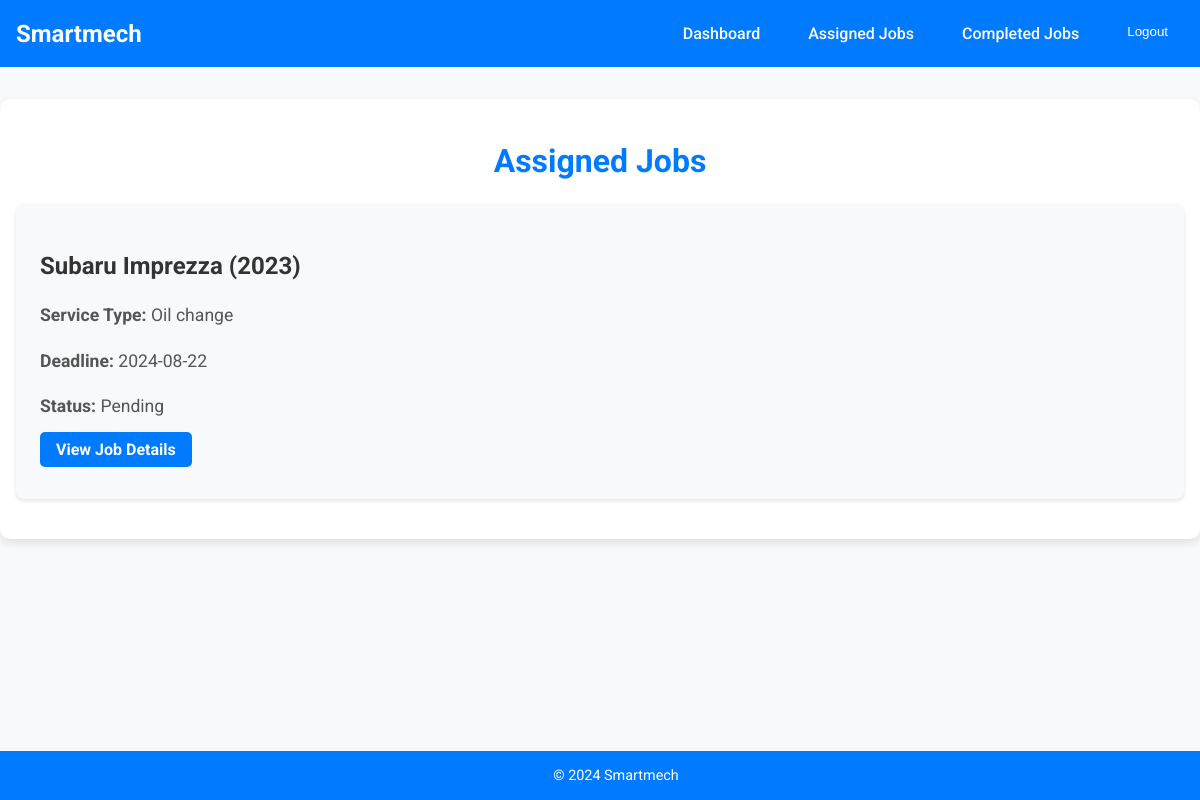
Screenshot of /accounts/assigned-jobs/ (signed in) with the database file from the repository.
### accounts/models.py (models this page shows, shortened)
class ServiceRequest(models.Model):
    owner = models.ForeignKey(VehicleOwner, related_name='service_requests', on_delete=models.CASCADE)
    mechanic = models.ForeignKey(Mechanic, related_name='service_requests', on_delete=models.SET_NULL, null=True, blank=True)
    company = models.ForeignKey(AutoRepairCompany, related_name='service_requests', on_delete=models.SET_NULL, null=True, blank=True)
    vehicle = models.ForeignKey(Vehicle, related_name='service_requests', on_delete=models.CASCADE)
    issue_description = models.TextField()
    service_type = models.CharField(max_length=100, blank=True, null=True)  # E.g., "Oil Change", "Brake Repair"
    status = models.CharField(max_length=50, choices=[
        ('pending', 'Pending'),
        ('in_progress', 'In Progress'),
        ('completed', 'Completed')
    ], default='pending')
    created_at = models.DateTimeField(auto_now_add=True)
    updated_at = models.DateTimeField(auto_now=True)
    feedback = models.TextField(blank=True, null=True)
    rating = models.IntegerField(
        null=True,
        blank=True,
        validators=[MinValueValidator(1), MaxValueValidator(5)],
        help_text="Rate the service from 1 to 5 stars"
    )

class Vehicle(models.Model):
    owner = models.ForeignKey(VehicleOwner, related_name='vehicles', on_delete=models.CASCADE)
    make = models.CharField(max_length=100)
    license_plate =models.CharField(max_length=255, blank=True, null=True)
    model = models.CharField(max_length=100)
    year = models.IntegerField()
    vin = models.CharField(max_length=100, unique=True)  # Vehicle Identification Number
    current_status = models.CharField(max_length=255, blank=True, null=True)  # e.g., "In Service", "Available"
    warranty_info = models.CharField(max_length=255, blank=True, null=True)  # e.g., "2 years remaining"

### accounts/views.py (the view)
# urls.py: path('assigned-jobs/', views.assigned_jobs, name='assigned_jobs'),
@login_required
def assigned_jobs(request):
    mechanic = request.user.mechanic
    assigned_jobs = ServiceRequest.objects.filter(mechanic=mechanic).exclude(status='completed')
    return render(request, 'mechanic/assigned_jobs.html', {
        'assigned_jobs': assigned_jobs,
    })

### accounts/templates/mechanic/assigned_jobs.html (shortened to what this page needs)
{% extends 'base.html' %}
{% block content %}
<div class="assigned-jobs-container">
    <h2 class="assigned-jobs-title">Assigned Jobs</h2>
    <ul class="job-list">
        {% for job in assigned_jobs %}
        <li class="job-item">
            <div class="job-details">
                <h3 class="job-vehicle">{{ job.vehicle.make }} {{ job.vehicle.model }} ({{ job.vehicle.year }})</h3>
                <p class="job-service"><strong>Service Type:</strong> {{ job.issue_description }}</p>
                <p class="job-deadline"><strong>Deadline:</strong> {{ job.updated_at|date:"Y-m-d" }}</p>
                <p class="job-status"><strong>Status:</strong> {{ job.get_status_display }}</p>
                <a href="{% url 'job_detail' job.id %}" class="btn job-detail-btn">View Job Details</a>
            </div>
        </li>
        {% empty %}
        <p>No jobs currently assigned to you.</p>
        {% endfor %}
    </ul>
</div>
{% endblock %}

### accounts/static/accounts/css/style.css (style rules this page uses)
body { font-family: 'Roboto', sans-serif; background-color: #f4f4f9; margin: 0; padding: 0; color: #333; }
h1, h2, h3 { color: #333; margin-bottom: 15px; }
a { color: #3498db; text-decoration: none; }
.btn { display: inline-block; padding: 10px 20px; background-color: #3498db; color: #fff; border-radius: 5px; transition: background-color 0.3s ease; text-align: center; }
.assigned-jobs-container { max-width: 1200px; margin: 2rem auto; padding: 1rem; background-color: #fff; border-radius: 10px; box-shadow: 0 4px 8px rgba(0, 0, 0, 0.1); }
.assigned-jobs-title { font-size: 2rem; color: #007bff; text-align: center; margin-bottom: 1.5rem; }
.job-list { list-style: none; padding: 0; margin: 0; }
.job-item { padding: 1.5rem; margin-bottom: 1.5rem; background-color: #f8f9fa; border-radius: 8px; box-shadow: 0 2px 4px rgba(0, 0, 0, 0.1); transition: transform 0.2s ease; }
.job-details { display: flex; flex-direction: column; }
.job-vehicle { font-size: 1.5rem; font-weight: bold; color: #333; margin-bottom: 0.5rem; }
.job-service, .job-deadline, .job-status { font-size: 1.1rem; color: #555; margin-bottom: 0.5rem; }
.job-detail-btn { align-self: flex-start; padding: 0.75rem 1.5rem; background-color: #007bff; color: #fff; border-radius: 5px; text-decoration: none; transition: background-color 0.3s ease; font-weight: bold; }
.btn { display: inline-block; padding: 0.75rem 1.5rem; background-color: #007bff; color: #fff; border-radius: 5px; text-decoration: none; text-align: center; transition: background-color 0.3s ease; font-weight: bold; }

### accounts/templates/base.html (style rules this page uses)
html, body { margin: 0; padding: 0; height: 100%; font-family: 'Roboto', sans-serif; overflow-x: hidden; }
body { display: flex; flex-direction: column; background-color: #f8f9fa; color: #333; }
.btn { display: inline-block; padding: 0.5rem 1rem; background-color: #007bff; color: white; border-radius: 5px; text-decoration: none; margin: 0.5rem 0; }

### rows the page displays
ServiceRequest: vehicle.make "Subaru", vehicle.model "Imprezza", vehicle.year "2023", issue_description "Oil change", updated_at "2024-08-22", status "Pending"
